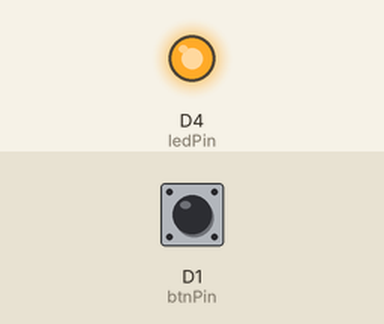
This sketch was run on a simulated ESP8266 (NodeMCU). Shown: output pins drawn as LEDs (lit = HIGH). Inputs (shaded band) come from the test bench; at power-on: D1 (btnPin) HIGH.

Above: at 1.2 s.
1.3 s: D1 (btnPin) pulled LOW for 3.2 s
At 2.8 s:
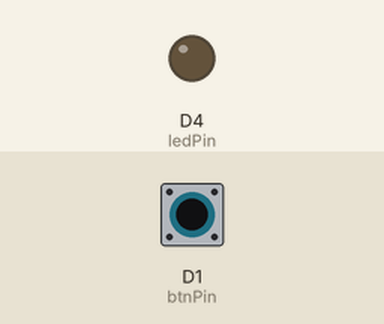
Timing chart, 0 to 6.0 s (numbered marks = the images above; inputs shaded):
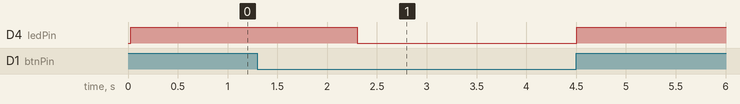

The sketch:

3-DigitalRead.ino
```cpp
// A sample code to read a switch into a digital pin
// The system is capable of detecting button press and release
// and keeps track of how long the button has been held down for
// Further details can be found at
// https://msraynsford.blogspot.com/2025/05/how-to-read-switch.html
// https://www.donteatpuzzles.com/

#include <FastLED.h>

#define INTERVAL 25

const uint8_t btnPin = D1;
const uint8_t ledPin = LED_BUILTIN;

uint8_t btnCurValue;
uint8_t btnOldValue;
uint8_t btnCount = 0;

void setup() {
  Serial.begin(115200);

  pinMode(btnPin, INPUT_PULLUP);  // Initialise the btn pin as an input
  pinMode(ledPin, OUTPUT);  // Initialise the LED pin as an output
}

void loop() {
  EVERY_N_MILLISECONDS(INTERVAL) {
    btnOldValue = btnCurValue;
    btnCurValue = digitalRead(btnPin);

    if (btnUp()) {
      // The button has just been released. Reset the counter
      btnCount = 0;
    } else if (!btnCurValue) {
      // Add to the count for each loop the button is held down
      // Prevent the counter from overflowing by limiting to 250
      if (btnCount < 250) {
        btnCount++;
      }
    }

    // Turn the LED on if the button is held down for longer than 1 second
    digitalWrite(ledPin, !(btnCount > 40));
  }
}
bool btnUp() {
  return !btnOldValue & btnCurValue;
}

bool btnDown() {
  return btnOldValue & !btnCurValue;
}
```

Measured:
- after the input at 1.3 s, D4 (ledPin): HIGH → LOW after 1.0 s, → HIGH 2.2 s later
